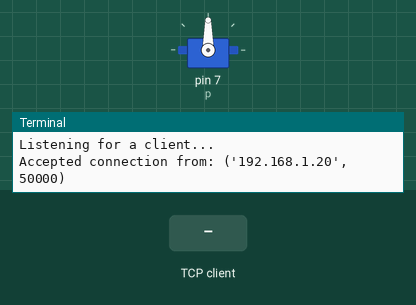
This program was run on a simulated Raspberry Pi (header pin numbers). Parts: servo, the last lines printed to the terminal. Inputs (shaded band) come from the test bench. One TCP client connects 1 s after the port opens and stays connected; servo angles are drawn from the pulse width (0.5 ms = 0°, 2.5 ms = 180°).

Above: at 1.2 s.
1.3 s: the TCP client sends "f5"
At 3.3 s:
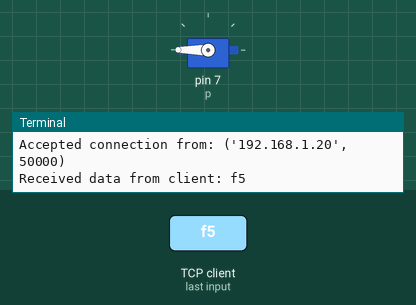
3.8 s: the TCP client sends "r5"
At 5.2 s:
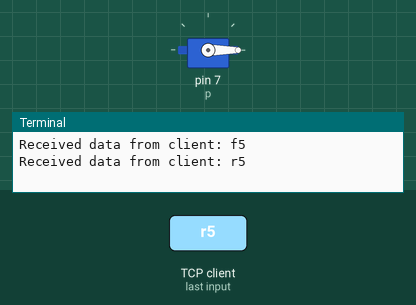
Timing chart, 0 to 6.8 s (numbered marks = the images above; inputs shaded):
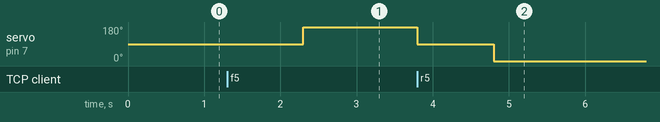

Measured:
- after the input at 1.3 s, servo on pin 7 (p): 90° → 180° after 1.0 s
- after the input at 3.8 s, servo on pin 7 (p): 180° → 90° at once, → 0° 1.0 s later

The program:

server.py
```python
#!/usr/bin/python3
import socket
import RPi.GPIO as GPIO
import time

#=====socket listen
server = socket.socket(socket.AF_INET, socket.SOCK_STREAM)
host = '192.168.0.1'
port = 8081
server.bind((host,port))
server.listen(5)
print('Listening for a client...')
client,addr = server.accept()

#=====GPIO setup
GPIO.setmode(GPIO.BOARD) #GPIO dengan BOARD numbering system
GPIO.setup(7, GPIO.OUT) #set pin yang digunakan untuk output

p = GPIO.PWM(7,50) #set pulse-width-modulation PWM dengan #frekuensi 50 untuk pin 7
p.start(7.5) #mulai PWM dengan posisi netral : 7.5

print('Accepted connection from:', addr)
client.send(str.encode('welcome to my server!'))

while True:
 data = client.recv(1024)
 p.ChangeDutyCycle(7.5) #neutral position
 time.sleep(1)

 if(bytes.decode(data)== 'exit'):
  p.stop()
  GPIO.cleanup()
  break
 else:
  #kirim pesan balik ke client
  #msg = controller.process(bytes.decode(data))
  msg = (bytes.decode(data))
  print("Received data from client:",(msg))
  #client.send(str.encode(msg))
  client.send(msg)

  #mulai gerakkan servo
  if(msg == 'f5'):
   p.ChangeDutyCycle(12.5) #180 derajat
   time.sleep(1)
   #print("forward")
  elif(msg == 'r5'):
   p.ChangeDutyCycle(2.5) #0 derajat
   time.sleep(1)
   #print("reverse")

print('Ending the connection')
client.send(str.encode('exit'))
client.close()
```
